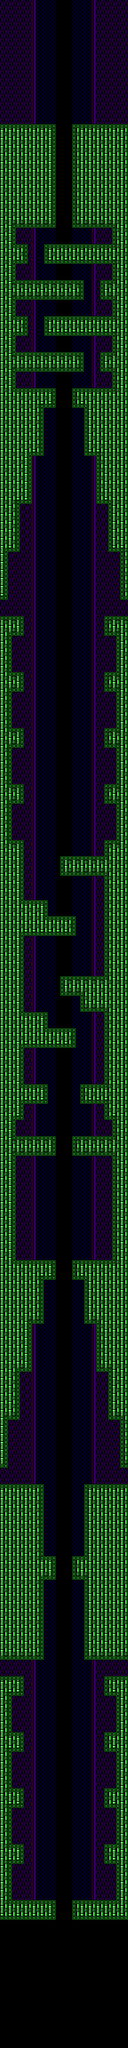

Tiled map render using the project's own tile images. Description and the map definition, with tile-layer contents summarised, below:
An orthogonal 32x512 tile map with 8x8 px tiles, 3 tile layers (Capa de patrones 3, Capa de patrones 2, Capa de Patrones 1), 2 tilesets.

<map version="1.0" orientation="orthogonal" width="32" height="512" tilewidth="8" tileheight="8">
 <tileset firstgid="1" name="stage1tiles" tilewidth="8" tileheight="8">
  <image source="stage1tiles.png" width="16" height="112" />
 </tileset>
 <tileset firstgid="29" name="stage3" tilewidth="8" tileheight="8">
  <image source="stage3.png" width="256" height="1960" />
 </tileset>
 <layer name="Capa de patrones 3" width="32" height="512">
  <data>[16384 cells, 15936 non-empty, 4 distinct tile ids]</data>
 </layer>
 <layer name="Capa de patrones 2" width="32" height="512">
  <data>[16384 cells, 11308 non-empty, 5 distinct tile ids]</data>
 </layer>
 <layer name="Capa de Patrones 1" width="32" height="512">
  <data>[16384 cells, 2590 non-empty, 9 distinct tile ids]</data>
 </layer>
</map>
